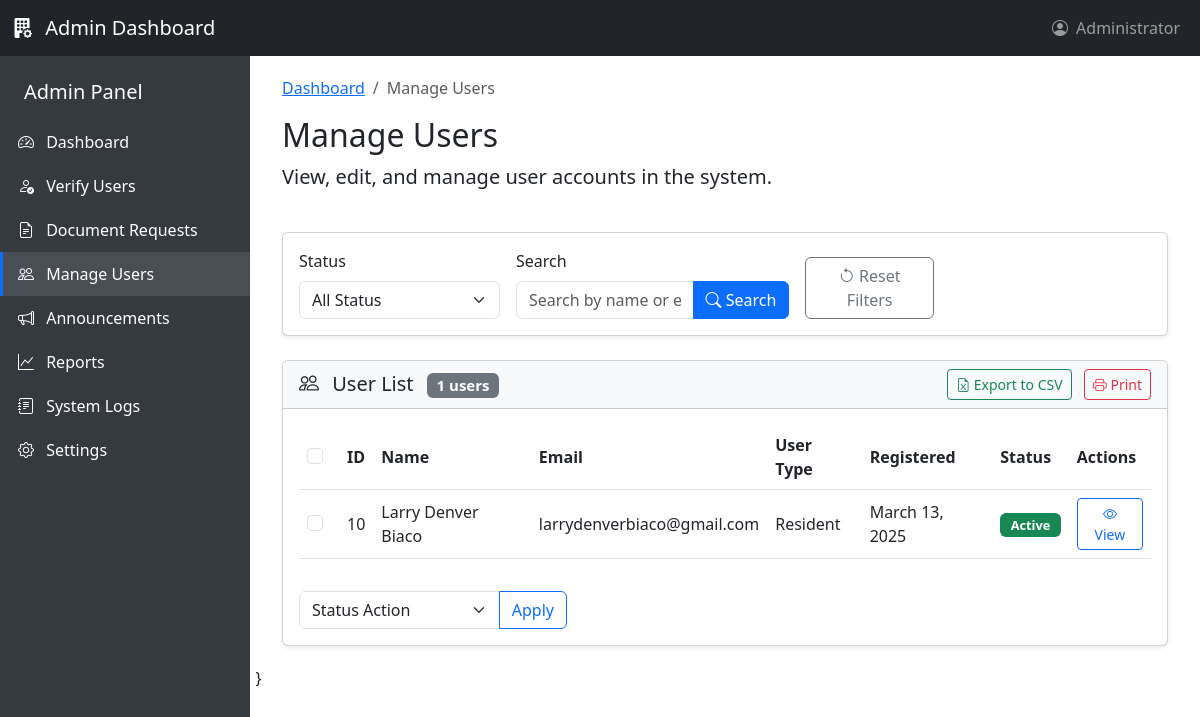
Page /Admin/view/manage-users.php on the committed database.
### tables this page shows
CREATE TABLE `users` (
  `user_id` int(11) NOT NULL,
  `email` varchar(100) NOT NULL,
  `password` varchar(255) NOT NULL,
  `first_name` varchar(50) NOT NULL,
  `middle_name` varchar(50) DEFAULT NULL,
  `last_name` varchar(50) NOT NULL,
  `birthday` date NOT NULL,
  `gender` enum('male','female','other') NOT NULL,
  `contact_number` varchar(15) NOT NULL,
  `zone` varchar(20) NOT NULL,
  `house_number` varchar(50) NOT NULL,
  `id_path` varchar(255) NOT NULL,
  `user_type` enum('resident','staff','admin') NOT NULL DEFAULT 'resident',
  `status` enum('active','inactive','pending') NOT NULL DEFAULT 'pending',
  `created_at` timestamp NOT NULL DEFAULT current_timestamp(),
  `updated_at` timestamp NOT NULL DEFAULT current_timestamp() ON UPDATE current_timestamp(),
  `profile_pic` varchar(255) DEFAULT NULL
);

### Admin/view/manage-users.php (the view, shortened to what this page needs)
<?php
$servername = "localhost";
$username = "root";
$password = "";
$dbname = "barangay_request_system";
$users = [];
$totalUsers = 0;
$currentPage = isset($_GET['page']) ? (int)$_GET['page'] : 1;
$itemsPerPage = 10;
$userType = isset($_GET['user_type']) ? $_GET['user_type'] : 'all';
$status = isset($_GET['status']) ? $_GET['status'] : 'all';
$searchTerm = isset($_GET['search']) ? $_GET['search'] : '';
$conn = new mysqli($servername, $username, $password, $dbname);
if ($conn->connect_error) {
    $showAlert = true;
    $alertType = "danger";
    $alertMessage = "Database connection failed: " . $conn->connect_error;
} else {
    $baseQuery = "SELECT u.*,
                 DATE_FORMAT(u.created_at, '%M %d, %Y') as registered_date
                 FROM users u";
    $countQuery = "SELECT COUNT(*) as total FROM users u";
    $whereConditions = [];
    $queryParams = [];
    $paramTypes = "";
    $whereClause = !empty($whereConditions) ? " WHERE " . implode(" AND ", $whereConditions) : "";
    $baseQuery .= $whereClause;
    $countQuery .= $whereClause;
    if (!empty($queryParams)) {
        $stmt = $conn->prepare($countQuery);
        $stmt->bind_param($paramTypes, ...$queryParams);
        $stmt->execute();
        $countResult = $stmt->get_result();
        $row = $countResult->fetch_assoc();
        $totalUsers = $row['total'];
        $stmt->close();
    } else {
        $countResult = $conn->query($countQuery);
        $row = $countResult->fetch_assoc();
        $totalUsers = $row['total'];
    }
    $offset = ($currentPage - 1) * $itemsPerPage;
    $baseQuery .= " ORDER BY u.created_at DESC LIMIT ?, ?";
    $queryParams[] = $offset;
    $queryParams[] = $itemsPerPage;
    $paramTypes .= "ii";
    $stmt = $conn->prepare($baseQuery);
    if (!empty($queryParams)) {
        $stmt->bind_param($paramTypes, ...$queryParams);
    }
    $stmt->execute();
    $result = $stmt->get_result();
    while ($row = $result->fetch_assoc()) {
        $users[] = $row;
    }
}
$statusColors = [
    'pending' => 'bg-warning text-dark',
    'active' => 'bg-success',
    'inactive' => 'bg-danger'
];
?>
<!DOCTYPE html>
<html lang="en">
<head>
    <link href="https://cdnjs.cloudflare.com/ajax/libs/bootstrap/5.3.0/css/bootstrap.min.css" rel="stylesheet">
    <link rel="stylesheet" href="https://cdnjs.cloudflare.com/ajax/libs/bootstrap-icons/1.10.5/font/bootstrap-icons.min.css">
</head>
<body>
    <nav class="navbar navbar-expand-lg navbar-dark bg-dark fixed-top">
        <div class="container-fluid">
            <a class="navbar-brand" href="#">
                <i class="bi bi-building-fill-gear me-2"></i>
                Admin Dashboard
            </a>
            <div class="collapse navbar-collapse" id="navbarNav">
                <ul class="navbar-nav ms-auto">
                    <li class="nav-item">
                        <a class="nav-link" href="#" id="navbarDropdown">
                            <i class="bi bi-person-circle me-1"></i>
                            Administrator
                        </a>
                    </li>
                </ul>
            </div>
        </div>
    </nav>
    <div class="sidebar">
        <div class="pt-2 pb-4">
            <div class="px-4 py-3">
                <h5 class="mb-0">Admin Panel</h5>
            </div>
            <a href="../../admin.php" class="d-block text-decoration-none text-white sidebar-item">
                <i class="bi bi-speedometer2 me-2"></i> Dashboard
            </a>
            <a href="verify-users.php" class="d-block text-decoration-none text-white sidebar-item">
                <i class="bi bi-person-check me-2"></i> Verify Users
            </a>
            <a href="document-requests.php" class="d-block text-decoration-none text-white sidebar-item">
                <i class="bi bi-file-earmark-text me-2"></i> Document Requests
            </a>
            <a href="manage-users.php" class="d-block text-decoration-none text-white sidebar-item active">
                <i class="bi bi-people me-2"></i> Manage Users
            </a>
            <a href="announcements.php" class="d-block text-decoration-none text-white sidebar-item">
                <i class="bi bi-megaphone me-2"></i> Announcements
            </a>
            <a href="reports.php" class="d-block text-decoration-none text-white sidebar-item">
                <i class="bi bi-graph-up me-2"></i> Reports
            </a>
            <a href="system-logs.php" class="d-block text-decoration-none text-white sidebar-item">
                <i class="bi bi-journal-text me-2"></i> System Logs
            </a>
            <a href="settings.php" class="d-block text-decoration-none text-white sidebar-item">
                <i class="bi bi-gear me-2"></i> Settings
            </a>
        </div>
    </div>
    <div class="main-content">
        <div class="container-fluid">
            <div class="row mb-4">
                <div class="col">
                    <nav aria-label="breadcrumb">
                        <ol class="breadcrumb">
                            <li class="breadcrumb-item"><a href="admin.php">Dashboard</a></li>
                            <li class="breadcrumb-item active" aria-current="page">Manage Users</li>
                        </ol>
                    </nav>
                    <h1 class="h2 mb-2">Manage Users</h1>
                    <p class="lead">View, edit, and manage user accounts in the system.</p>
                </div>
            </div>
            <div class="row mb-4">
                <div class="col-md-12">
                    <div class="card shadow-sm">
                        <div class="card-body">
                            <form action="manage-users.php" method="get" id="filterForm">
                                <div class="row g-3">
                                    <div class="col-md-3">
                                        <label class="form-label">Status</label>
                                        <select id="statusFilter" name="status" class="form-select" onchange="this.form.submit()">
                                            <option value="all" <?php echo $status == 'all' ? 'selected' : ''; ?>>All Status</option>
                                        </select>
                                    </div>
                                    <div class="col-md-4">
                                        <label class="form-label">Search</label>
                                        <div class="input-group">
                                            <input type="text" id="searchInput" name="search" class="form-control" placeholder="Search by name or email" value="<?php echo htmlspecialchars($searchTerm); ?>">
                                            <button class="btn btn-primary" type="submit">
                                                <i class="bi bi-search"></i> Search
                                            </button>
                                        </div>
                                    </div>
                                    <div class="col-md-2 d-flex align-items-end">
                                        <a href="manage-users.php" class="btn btn-outline-secondary w-100">
                                            <i class="bi bi-arrow-counterclockwise"></i> Reset Filters
                                        </a>
                                    </div>
                                </div>
                            </form>
                        </div>
                    </div>
                </div>
            </div>
            <div class="row">
                <div class="col-md-12">
                    <div class="card shadow-sm">
                        <div class="card-header bg-light">
                            <div class="d-flex justify-content-between align-items-center">
                                <h5 class="mb-0">
                                    <i class="bi bi-people me-2"></i>
                                    User List
                                    <span class="badge bg-secondary ms-2"><?php echo $totalUsers; ?> users</span>
                                </h5>
                                <div>
                                    <?php if ($totalUsers > 0): ?>
                                    <button class="btn btn-sm btn-outline-success me-2" id="exportCSVBtn">
                                        <i class="bi bi-file-earmark-excel"></i> Export to CSV
                                    </button>
                                    <button class="btn btn-sm btn-outline-danger" id="printBtn">
                                        <i class="bi bi-printer"></i> Print
                                    </button>
                                    <?php endif; ?>
                                </div>
                            </div>
                        </div>
                        <div class="card-body">
                            <?php if (empty($users)): ?>
                                <div class="text-center py-5">
                                    <i class="bi bi-people text-secondary" style="font-size: 3rem;"></i>
                                    <p class="mt-3 text-muted">No users found with the selected filters.</p>
                                    <?php if (!empty($searchTerm) || $userType != 'all' || $status != 'all'): ?>
                                        <a href="manage-users.php" class="btn btn-outline-primary">Clear Filters</a>
                                    <?php endif; ?>
                                </div>
                            <?php else: ?>
                                <form id="bulkActionForm" method="post">
                                    <div class="table-responsive">
                                        <table class="table table-hover" id="usersTable">
                                            <thead>
                                                <tr>
                                                    <th>
                                                        <div class="form-check">
                                                            <input class="form-check-input" type="checkbox" id="selectAll">
                                                        </div>
                                                    </th>
                                                    <th>ID</th>
                                                    <th>Name</th>
                                                    <th>Email</th>
                                                    <th>User Type</th>
                                                    <th>Registered</th>
                                                    <th>Status</th>
                                                    <th>Actions</th>
                                                </tr>
                                            </thead>
                                            <tbody>
                                                <?php foreach ($users as $user): ?>
                                                <tr>
                                                    <td>
                                                        <div class="form-check">
                                                            <input class="form-check-input user-checkbox" type="checkbox" name="selected_users[]" value="<?php echo $user['user_id']; ?>">
                                                        </div>
                                                    </td>
                                                    <td><?php echo $user['user_id']; ?></td>
                                                    <td><?php echo htmlspecialchars($user['first_name'] . ' ' . $user['last_name']); ?></td>
                                                    <td><?php echo htmlspecialchars($user['email']); ?></td>
                                                    <td><?php echo $userTypes[$user['user_type']] ?? ucfirst($user['user_type']); ?></td>
                                                    <td><?php echo $user['registered_date']; ?></td>
                                                    <td>
                                                        <span class="badge <?php echo $statusColors[$user['status']] ?? 'bg-secondary'; ?> status-badge">
                                                            <?php echo ucfirst($user['status']); ?>
                                                        </span>
                                                    </td>
                                                    <td>
                                                        <div class="btn-group btn-group-sm">
                                                            <a href="documents-edit/user-details.php?id=<?php echo $user['user_id']; ?>" class="btn btn-outline-primary">
                                                                <i class="bi bi-eye"></i> View
                                                            </a>
                                                        </div>
                                                    </td>
                                                </tr>
                                                <?php endforeach; ?>
                                            </tbody>
                                        </table>
                                    </div>
                                    <div class="row mt-3">
                                        <div class="col-md-4">
                                            <div class="input-group">
                                                <select name="bulk_action" class="form-select" id="bulkActionSelect">
                                                    <option value="">Status Action</option>
                                                </select>
                                                <button type="submit" class="btn btn-outline-primary" id="applyBulkAction">
                                                    Apply
                                                </button>
                                            </div>
                                        </div>
                                        <div class="col-md-8">
                                        </div>
                                    </div>
                                </form>
                            <?php endif; ?>
                        </div>
                    </div>
                </div>
            </div>
        </div>
    </div>
                        </body>
                        </html>
</body>
</html>

### Admin/view/manage-users.php (style rules this page uses)
.sidebar { height: 100vh; position: fixed; top: 0; left: 0; width: 250px; padding-top: 56px; background-color: #343a40; color: white; z-index: 1; }
.sidebar-item { padding: 10px 15px; border-left: 3px solid transparent; }
.sidebar-item.active { background-color: rgba(255, 255, 255, 0.1); border-left-color: #0d6efd; }
.main-content { margin-left: 250px; padding: 20px; padding-top: 76px; }
.status-badge { font-size: 0.8rem; padding: 0.35rem 0.65rem; }
.table th, .table td { vertical-align: middle; }

### rows in the picture
users: user_id "10", first_name+last_name "Larry Denver Biaco", email "larrydenverbiaco@gmail.com", user_type "Resident", registered_date "March 13, 2025", status "Active"

### other values in the picture
$totalUsers "1"
